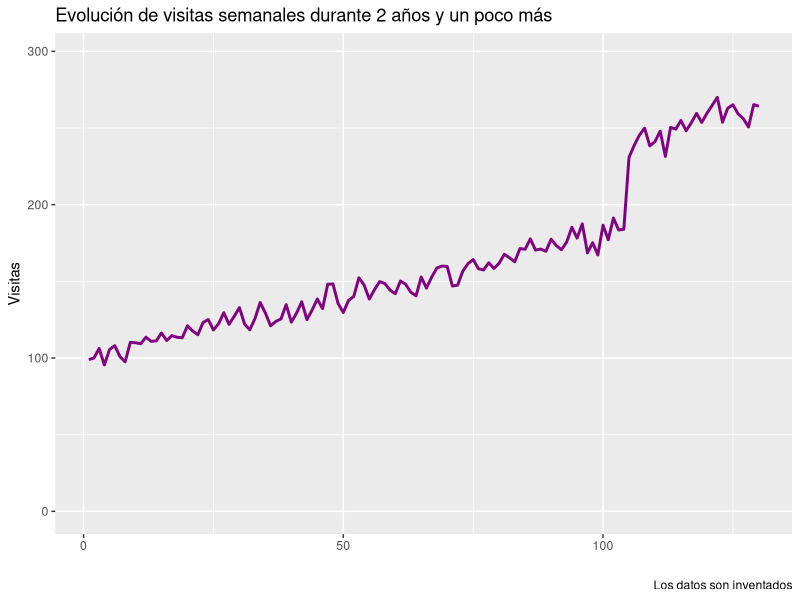
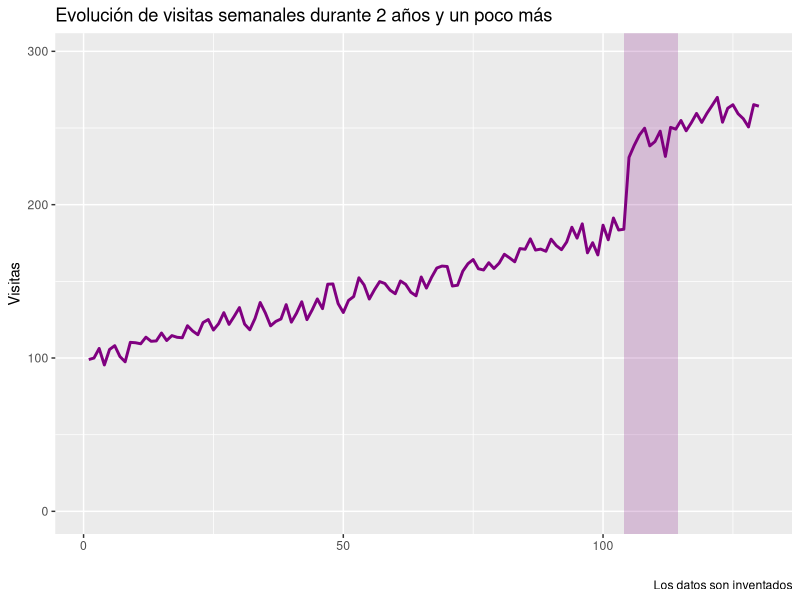
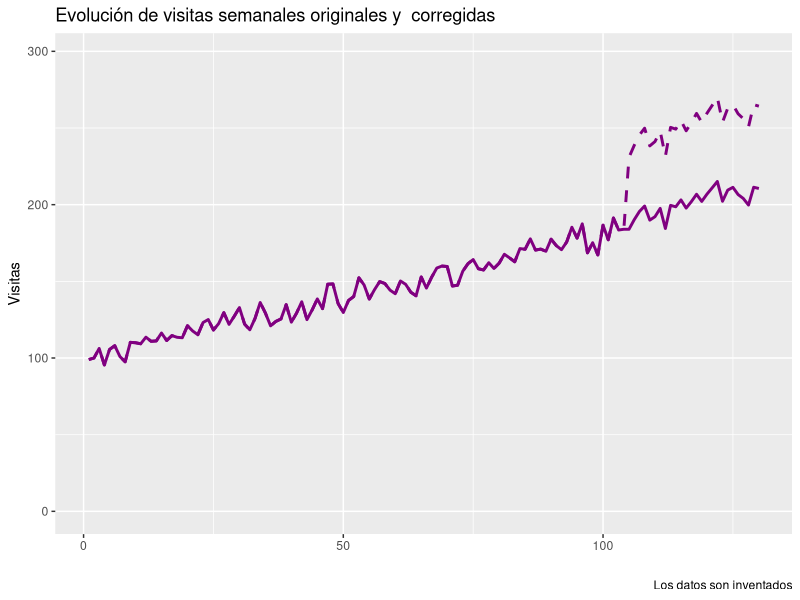

R code for these plots, in order:
# ####################################################
# Tratamiento manual de saltos en series de tiempo
# Leonardo Hansa
# 21 de mayo de 2025
# Sesión CEU
# ####################################################


# Librerías -------------------------------------
# La única librería que uso es la de visualización de 
# datos, ggplot2. Ahora bien, la parte de procesado
# se puede hacer con dplyr de una forma más moderna, 
# o con data.table de una forma más eficiente.
library(ggplot2)

# Parámetros de generación de datos -------------

# Los datos están generados aleatoriamente pero con una 
# forma concreta. Para que puedas replicar el ejercicio
# y que te salgan los mismos resultados, 
# tienes que indicar que la  generación se haga igual. Eso
# lo haces con un parámetro llamado semilla (seed). Lo
# especificas con la función set.seed()
set.seed(31818)

# Generaré datos semanales de un poco más de 2 años
n_dates <- 52 * 2.5
time <- 1:n_dates

# Generación de datos ----------------------------

# El proyecto iba sobre visitas a la web. Genero
# una serie que parte de 100 y crece semanalmente en
# tendencia. Además,
# pongo un poco de ruido para que no sea una línea recta.
visits <- 100 + 0.8 * time + rnorm(n_dates, 0, 5)

# Ahora pongo el escalón. A partir del tercer año, 
# las visitas aumentan un 30% sobre las originales.
visits <- ifelse(time > 52 * 2, visits * 1.3, visits)

# Y creo un data frame con fechas y visitas porque será
# más cómodo para usar luego ggplot2.
df <- data.frame(
  date = 1:n_dates,
  visits
)

# ggplot2 suele partir de un data frame, así que
# es lo primero que pongo
ggplot(df) + 
  # hago un gráfico de series temporales, así que uso líneas con geom_line. 
  # en el eje x están las fechas, en el y las visitas. La línea la pongo
  # de color morado y con un grosor de 1
  geom_line(aes(x = date, y = visits), color = "#800080", linewidth = 1) +
  # especifico los límites del eje vertical, sobre todo para que
  # ponga la base en 0.
  scale_y_continuous(limits = c(0, max(df$visits) * 1.1 )) + 
  # labs() es lo que uso yo para poner títulos y etiquetas, 
  # pero hay más formas
  labs(
    title = "Evolución de visitas semanales durante 2 años y un poco más",
    x = "",
    y = "Visitas",
    caption = "Los datos son inventados"
  )

# Generación de campaña ----------------------------

# Añado una columna nueva al data frame. Será una columna
# con unos y ceros; los unos indican que hubo campaña en 
# en ese momento. Normalmente, este dato indica la intensidad de 
# la campaña, como la inversión, pero en este caso no lo necesito
# por el tipo de ejercicio que hago.
# La campaña será una columna con tantos valores
# como fechas hay. 
campaign <- numeric(n_dates)
# Si la fecha está en el primer quinto del tercer año, 
# entonces pongo 1 (hay campaña); si no, 0.
campaign <- ifelse(time > 52 * 2 & time < 52 * 2.2, 1, 0)

df$campaign <- campaign

# Esta columna la usarás en los ejercicios.

# El gráfico es igual, solo que añado una franja en la zona
# donde hay campaña. Lo hago sin apoyarme en ninguna columna nueva. 
# Pongo manualmente los valores donde aparecerá la franja,
# que será el primer quito del tercer año. La función es annotate() pero
# hay otras formas de hacerlo.
ggplot(df) + 
  geom_line(aes(x = date, y = visits), color = "#800080", linewidth = 1) +
  scale_y_continuous(limits = c(0, max(df$visits) * 1.1 )) + 
  annotate(
    "rect",
    xmin = 52 * 2, xmax = 52 * 2.2, ymin = -Inf, ymax = Inf, 
    fill = "#800080", 
    alpha = 0.2
  ) +
  labs(
    title = "Evolución de visitas semanales durante 2 años y un poco más",
    x = "",
    y = "Visitas",
    caption = "Los datos son inventados"
  )

# Tratamiento de escalón --------------------------------

# El tratamiento del escalón es manual. Lo que hago
# es que, a partir de la subida de datos debida a la nueva medición, 
# aplico un factor de corrección. Hay muchas formas.
# Una rápida es que tomo el último valor antes del cambio
# y el primer valor después del cambio. El ratio de uno entre
# otro me da el factor. 
# CUIDADO. Aquí estoy asumiendo que entre una semana y otra
# el valor real no cambió. Si de verdad hubo una subida o una bajada
# entonces estoy perdiendo esa variación. Esto es solo una aproximación
# para una situación en la que no tenía datos.
correction_factor <- df$visits[52 * 2] / df$visits[52 * 2 + 1]

# Por ejemplo, otra forma de hacerlo sería tomar la media de
# un periodo y la media de otro. Tampoco es 100% fiable porque, como
# la serie tiene una tendencía general, lo que estarías haciendo
# es tomar el valor de la serie a la mitad de cada periodo. Eso no es
# más correcto que tomar la diferencia entre los extremos de los periodos. 
# En cualquier caso, te dejo el código comentado:
# mean_period_1 <- mean(df$visits[(52 * 1.9):(52 * 2)])
# mean_period_2 <- mean(df$visits[(52 * 2 + 1):length(df$visits)])
# correction_factor <- mean_period_1 / mean_period_2

# Ahora creo una nueva columna en el data frame con la serie corregida. 
# La serie es la misma que la original durante los dos primeros
# años, y después es la original multiplicada por el factor de corrección.
df$visits_corrected <- ifelse(
  df$date <= 52 * 2,
  df$visits,
  df$visits * correction_factor 
)

# Visualizo finalmente las dos series a la vez, como dos líneas 
# diferentes, pero con una será rayada para que se vea la diferencia.
ggplot(df) + 
  geom_line(aes(x = date, y = visits), color = "#800080", linewidth = 1, linetype = 2) +
  geom_line(aes(x = date, y = visits_corrected), color = "#800080", linewidth = 1) +
  scale_y_continuous(limits = c(0, max(df$visits) * 1.1 )) + 
  labs(
    title = "Evolución de visitas semanales originales y  corregidas",
    x = "",
    y = "Visitas",
    caption = "Los datos son inventados"
  )


# Ejercicios -------------------------------------

# 1. Rehaz el código anterior con herramientas tidyverse (como dplyr)

# 2. Define el factor de corrección usando los datos de cuándo empieza 
# la campaña. El factor vendrá dado por el valor de la serie de visitas
# en el momento en que empieza la campaña frente al valor justo antes
# de que empiece la campaña.